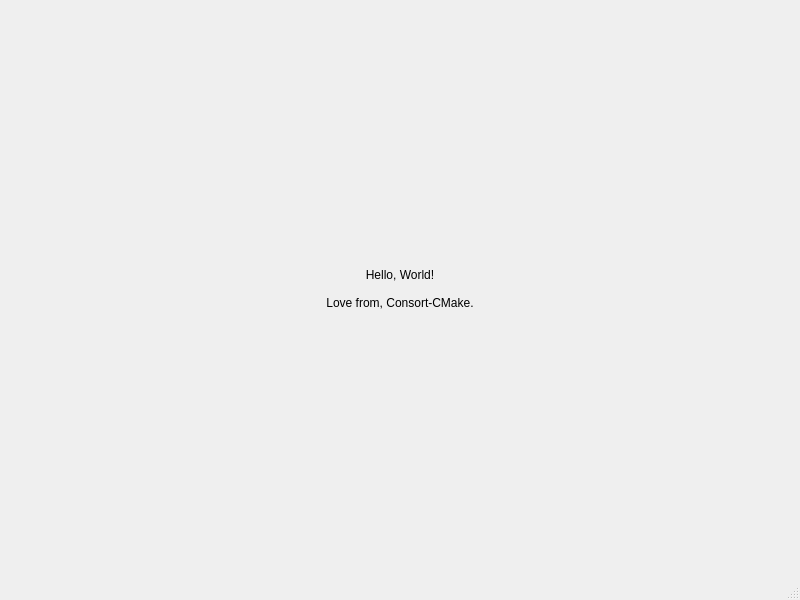
<?xml version="1.0" encoding="UTF-8"?>
<ui version="4.0">
 <class>MainWindow</class>
 <widget class="QMainWindow" name="MainWindow">
  <property name="geometry">
   <rect>
    <x>0</x>
    <y>0</y>
    <width>800</width>
    <height>600</height>
   </rect>
  </property>
  <property name="windowTitle">
   <string>Consort Qt Demo</string>
  </property>
  <widget class="QWidget" name="centralwidget">
   <layout class="QVBoxLayout" name="verticalLayout">
    <item>
     <widget class="QLabel" name="label">
      <property name="text">
       <string>Hello, World!

Love from, Consort-CMake.</string>
      </property>
      <property name="alignment">
       <set>Qt::AlignCenter</set>
      </property>
     </widget>
    </item>
   </layout>
  </widget>
  <widget class="QMenuBar" name="menubar">
   <property name="geometry">
    <rect>
     <x>0</x>
     <y>0</y>
     <width>800</width>
     <height>22</height>
    </rect>
   </property>
  </widget>
  <widget class="QStatusBar" name="statusbar"/>
 </widget>
 <resources/>
 <connections/>
</ui>
